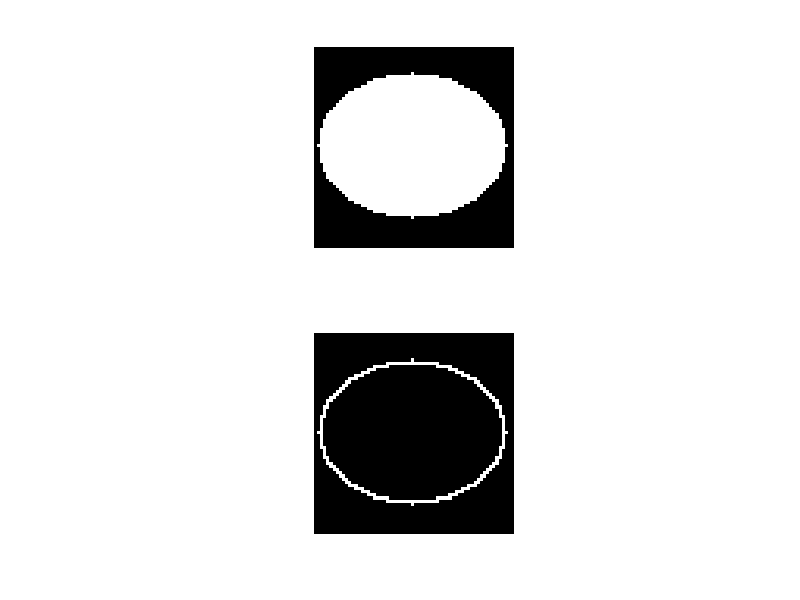

Reproduce this figure in MATLAB.
close all; clear all; clc;
pause on;
%% Generation des directions
% Dir = x,y
% Sens trigonometrique commencant par l'horizontale droite
Dir4 = [ 0, 1; -1,0 ; 0, -1; 1, 0];
Dir8 = [0,1; -1,1 ; -1,0; -1,-1; 0,-1; 1,-1; 1,0; 1,1];
v = 4;
if(v ==4)
    Dir = Dir4;
else
   Dir = Dir8; 
end
%%Creation d'un Ellipse
[X,Y] = meshgrid(1:64, 1:64);
a = 60/2; b = round(45/2);

epsilon = 5e-2;
ind = find( ((X-32)/a).^2 + ((Y-32)/b).^2 <= 1);

%%Creation de l'image
Im = zeros(64);
Im(ind) = 1;
subplot(2,1,1);
imshow(Im); hold on;


ImC = zeros(64);
%% Recherche de point (i,j) le plus a gauche de la forme;le plus en haut

[I,J] = ind2sub(size(Im),ind);
j0 = min(J);
i0 = min(I(find( J == j0)));


%% Code de Freeman
i = i0;
j = j0;
dirs = [];
init = 0;
boucle_inf = 0;
d = 1;

m = length(Dir);
while( init == 0 || i~=i0 || j~=j0 )
    d = mod(d-2,m)+1;
    while( Im(i+Dir(d,1),j+Dir(d,2)) == 0)
        d = mod(d,m)+1;
    end
    dirs = [dirs, d];
    ImC(i,j) = 1; 
    i = i + Dir(d,1);
    j = j + Dir(d,2);
    init = 1;

end

subplot(2,1,2);
imshow(ImC);

PeriApprox = 2*pi*sqrt(0.5*( a^2 + b^2));
erreur = abs(PeriApprox-length(dirs))/PeriApprox;
